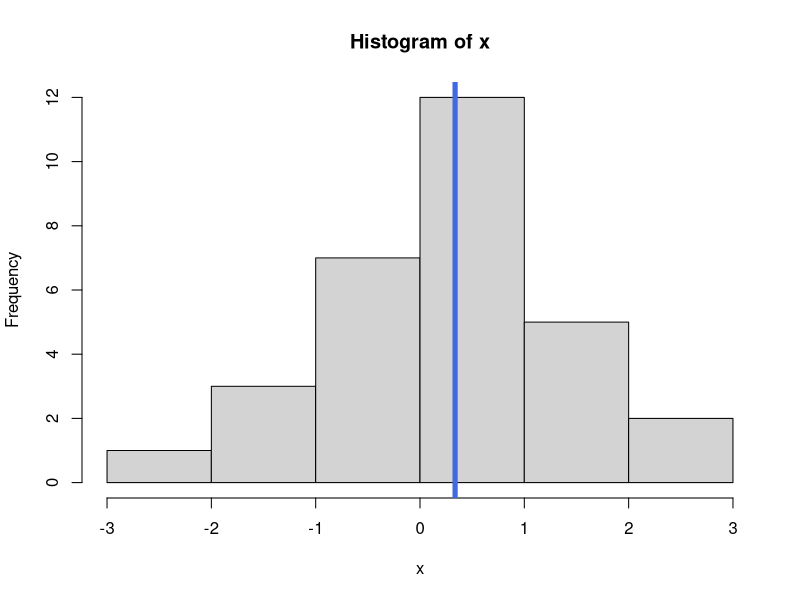
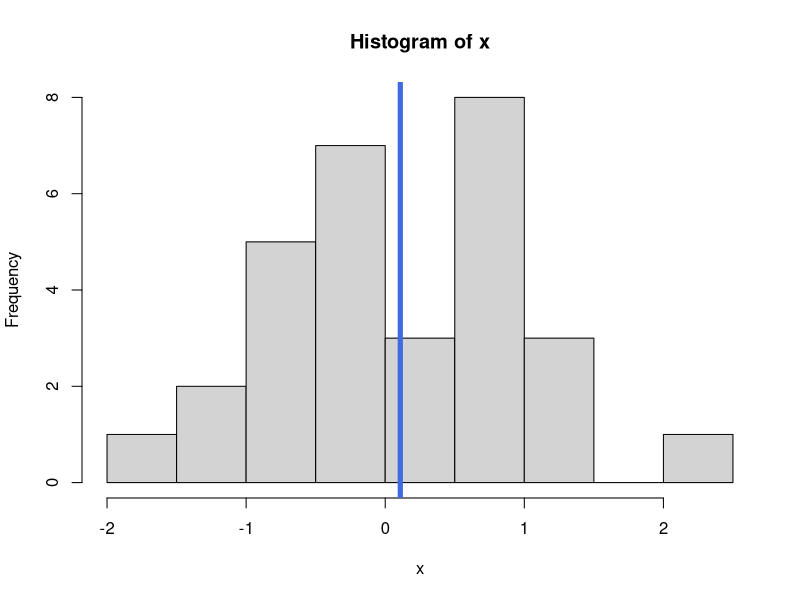
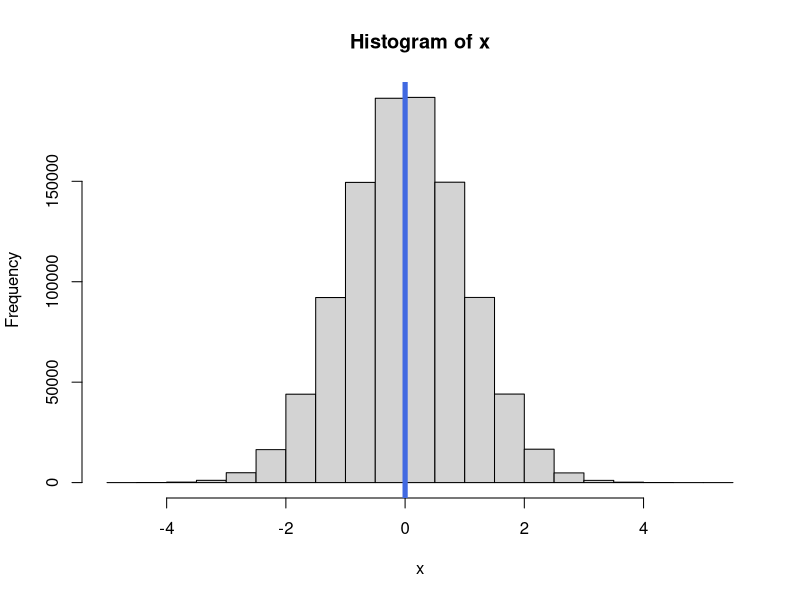
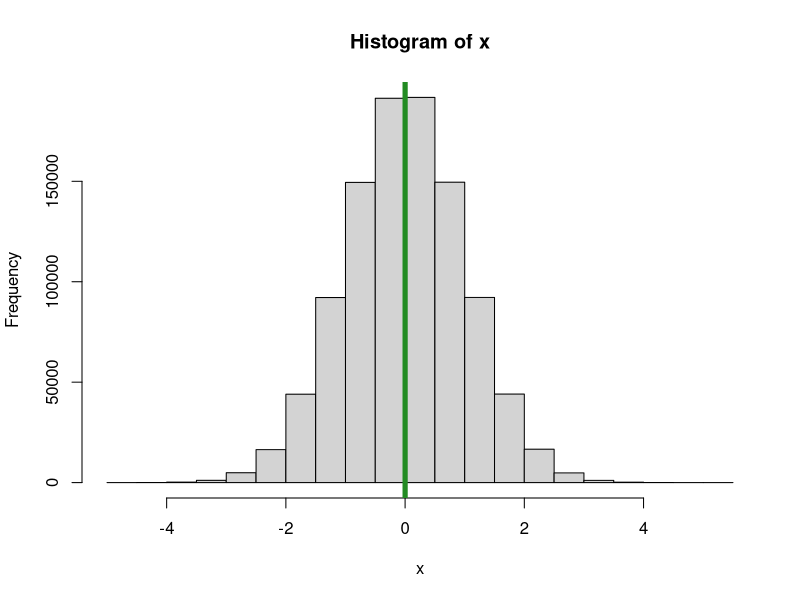
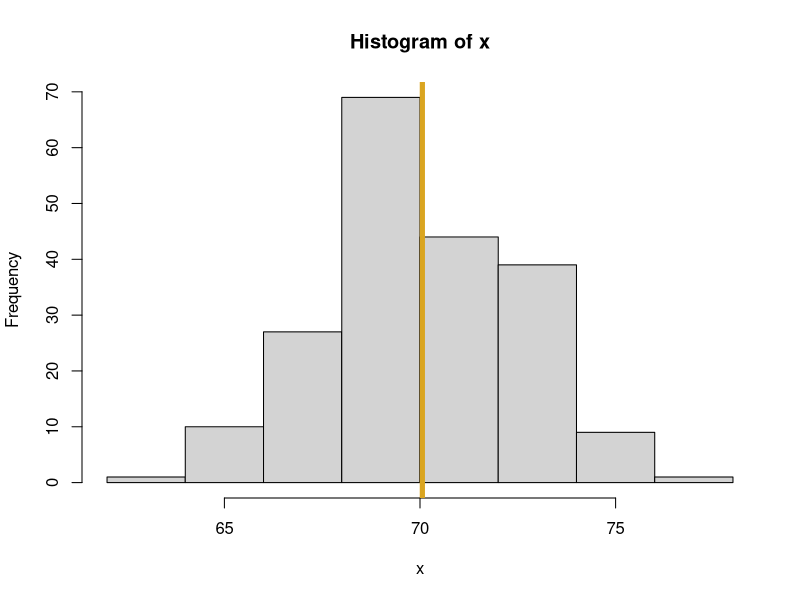

These figures' R source, in order:
#* plotRandomHistogram.R
#*
#* Author: Thomas Fisher
#* 
#* Purpose: 
#*    A function that will generate
#*    a sample of Normal "observations"
#*    and plot the histogram of that data.
#*    
#* Inputs:
#*    num_pts = the number of observations
#*              to randomly generate
#*    mu = the theoretical mean of the Normal
#*         distribution that generates my data
#*    sigma = the theoretical standard deviation
#*    seed = an optional random number generator
#*           seed value, defaults to NULL
#*    meanColor = the color of line corresponding
#*                to the sample mean of the data
#* Output:
#*    A histogram of the generated data 
#*       is drawn.
#*    A list with the following elements:
#*      Random_obs = a vector with the randomly
#*                   generated data
#*      Mean_Random_obs = sample mean corresponding to 
#*                        the randomly generated data
#*      SD_Random_obs = corresponding standard deviation
#*    

plotRandomHistogram <- function(num_pts = 30, mu=0, sigma=1,
                       seed=NULL, meanColor="royalblue") {
  set.seed(seed)
  x <- rnorm(num_pts, mean=mu, sd=sigma)
  mean_x <- mean(x)
  hist(x)
  abline(v=mean_x, lwd=5, col=meanColor)
  
  ## In R, in a function, the output from
  ##  the last line is automatically returned
  list(Random_obs = x, 
       Mean_Random_obs = mean_x,
       SD_Random_obs = sd(x))
}

plotRandomHistogram()
plotRandomHistogram(seed=19)
plotRandomHistogram(seed=19, num_pts=1000000)
plotRandomHistogram(seed=19, num_pts=1000000,
                    meanColor = "forestgreen")
my_output <- plotRandomHistogram(seed=5, num_pts=200, mu=70, 
                                 sigma=2.5, meanColor="goldenrod")
my_output$Mean_Random_obs
